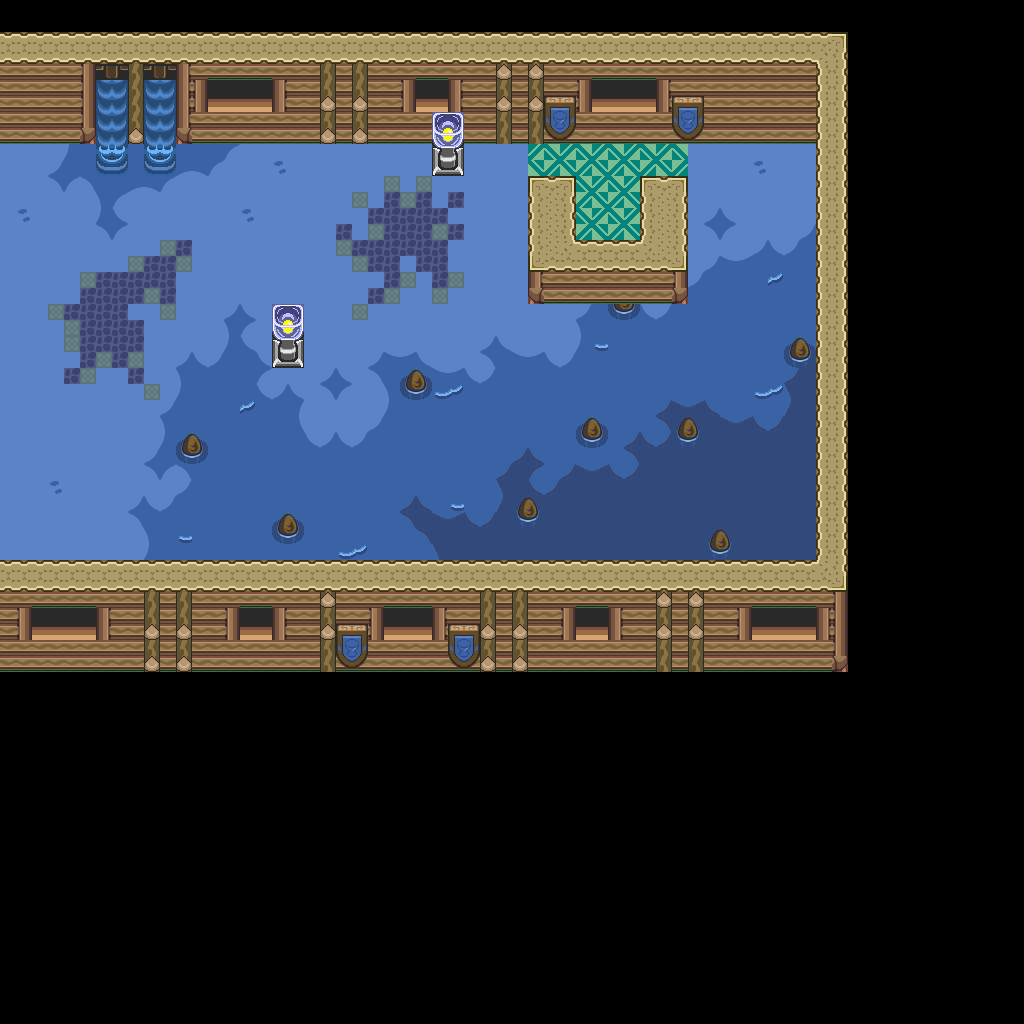

The image is a tile-based game level rendered from a .tmx file. Its description and source (layers, tilesets, objects; grid data summarised) follow:
An orthogonal 64x64 tile map with 16x16 px tiles, 1 tile layer (base), 2 hidden layers not drawn and 17 objects.

<map version="1.10" tiledversion="1.12.1" orientation="orthogonal" renderorder="right-down" width="64" height="64" tilewidth="16" tileheight="16" infinite="0" nextlayerid="4" nextobjectid="18">
 <tileset firstgid="1" source="../classiciphone_pics4.tsx" />
 <layer id="1" name="base" width="64" height="64">
  <data>[4096 cells, 4096 non-empty, 87 distinct tile ids]</data>
 </layer>
 <layer id="2" name="collision" width="64" height="64" visible="0">
  <properties><property name="collision" value="true" /></properties>
  <data>[4096 cells, 3022 non-empty, 1 distinct tile ids]</data>
 </layer>
 <layer id="3" name="water" width="64" height="64" visible="0">
  <properties><property name="terrain" value="water" /></properties>
  <data>[4096 cells, 932 non-empty, 1 distinct tile ids]</data>
 </layer>
 <objectgroup id="4" name="npcs">
  <object id="1" x="384.0" y="64.0" width="16" height="16">
   <properties>
    <property name="gani" value="light4.png" />
    <property name="script" type="string">-- Auto-converted from GraalScript
-- // NPC made by Bartholomew (SNC)
-- if (created) {
-- setimg light4.png;
self.dontblock = true
end
-- [CLIENT-SIDE — server no-op]
-- if (playerenters) {
-- setcoloreffect 1,1,1,0.25;
-- setzoomeffect 2;
-- drawaslight;
-- }</property>
   </properties>
  </object>
  <object id="2" x="224.0" y="256.0" width="16" height="16">
   <properties>
    <property name="gani" value="light4.png" />
    <property name="script" type="string">-- Auto-converted from GraalScript
-- // NPC made by Bartholomew (SNC)
-- if (created) {
-- setimg light4.png;
self.dontblock = true
end
-- [CLIENT-SIDE — server no-op]
-- if (playerenters) {
-- setcoloreffect 1,1,1,0.25;
-- setzoomeffect 2;
-- drawaslight;
-- }</property>
   </properties>
  </object>
  <object id="3" x="32.0" y="608.0" width="16" height="16">
   <properties>
    <property name="gani" value="classic_window.png" />
    <property name="script" type="string">-- Auto-converted from GraalScript
</property>
   </properties>
  </object>
  <object id="4" x="64.0" y="608.0" width="16" height="16">
   <properties>
    <property name="gani" value="classic_window.png" />
    <property name="script" type="string">-- Auto-converted from GraalScript
</property>
   </properties>
  </object>
  <object id="5" x="240.0" y="608.0" width="16" height="16">
   <properties>
    <property name="gani" value="classic_window.png" />
    <property name="script" type="string">-- Auto-converted from GraalScript
</property>
   </properties>
  </object>
  <object id="6" x="384.0" y="608.0" width="16" height="16">
   <properties>
    <property name="gani" value="classic_window.png" />
    <property name="script" type="string">-- Auto-converted from GraalScript
</property>
   </properties>
  </object>
  <object id="7" x="400.0" y="608.0" width="16" height="16">
   <properties>
    <property name="gani" value="classic_window.png" />
    <property name="script" type="string">-- Auto-converted from GraalScript
</property>
   </properties>
  </object>
  <object id="8" x="752.0" y="608.0" width="16" height="16">
   <properties>
    <property name="gani" value="classic_window.png" />
    <property name="script" type="string">-- Auto-converted from GraalScript
</property>
   </properties>
  </object>
  <object id="9" x="784.0" y="608.0" width="16" height="16">
   <properties>
    <property name="gani" value="classic_window.png" />
    <property name="script" type="string">-- Auto-converted from GraalScript
</property>
   </properties>
  </object>
  <object id="10" x="576.0" y="608.0" width="16" height="16">
   <properties>
    <property name="gani" value="classic_window.png" />
    <property name="script" type="string">-- Auto-converted from GraalScript
</property>
   </properties>
  </object>
  <object id="11" x="416.0" y="80.0" width="16" height="16">
   <properties>
    <property name="gani" value="classic_window.png" />
    <property name="script" type="string">-- Auto-converted from GraalScript
</property>
   </properties>
  </object>
  <object id="12" x="208.0" y="80.0" width="16" height="16">
   <properties>
    <property name="gani" value="classic_window.png" />
    <property name="script" type="string">-- Auto-converted from GraalScript
</property>
   </properties>
  </object>
  <object id="13" x="240.0" y="80.0" width="16" height="16">
   <properties>
    <property name="gani" value="classic_window.png" />
    <property name="script" type="string">-- Auto-converted from GraalScript
</property>
   </properties>
  </object>
  <object id="14" x="592.0" y="80.0" width="16" height="16">
   <properties>
    <property name="gani" value="classic_window.png" />
    <property name="script" type="string">-- Auto-converted from GraalScript
</property>
   </properties>
  </object>
  <object id="15" x="624.0" y="80.0" width="16" height="16">
   <properties>
    <property name="gani" value="classic_window.png" />
    <property name="script" type="string">-- Auto-converted from GraalScript
</property>
   </properties>
  </object>
  <object id="16" x="144.0" y="80.0" width="16" height="16">
   <properties>
    <property name="gani" value="wateranismall.gif" />
    <property name="script" type="string">-- Auto-converted from GraalScript
-- // NPC made by Tim -Levels- (LAT Captain)
-- if (created) {
end
-- if (playertouchsme) {
end</property>
   </properties>
  </object>
  <object id="17" x="96.0" y="80.0" width="16" height="16">
   <properties>
    <property name="gani" value="wateranismall.gif" />
    <property name="script" type="string">-- Auto-converted from GraalScript
-- // NPC made by Tim -Levels- (LAT Captain)
-- if (created) {
end
-- if (playertouchsme) {
end</property>
   </properties>
  </object>
 </objectgroup>
</map>
